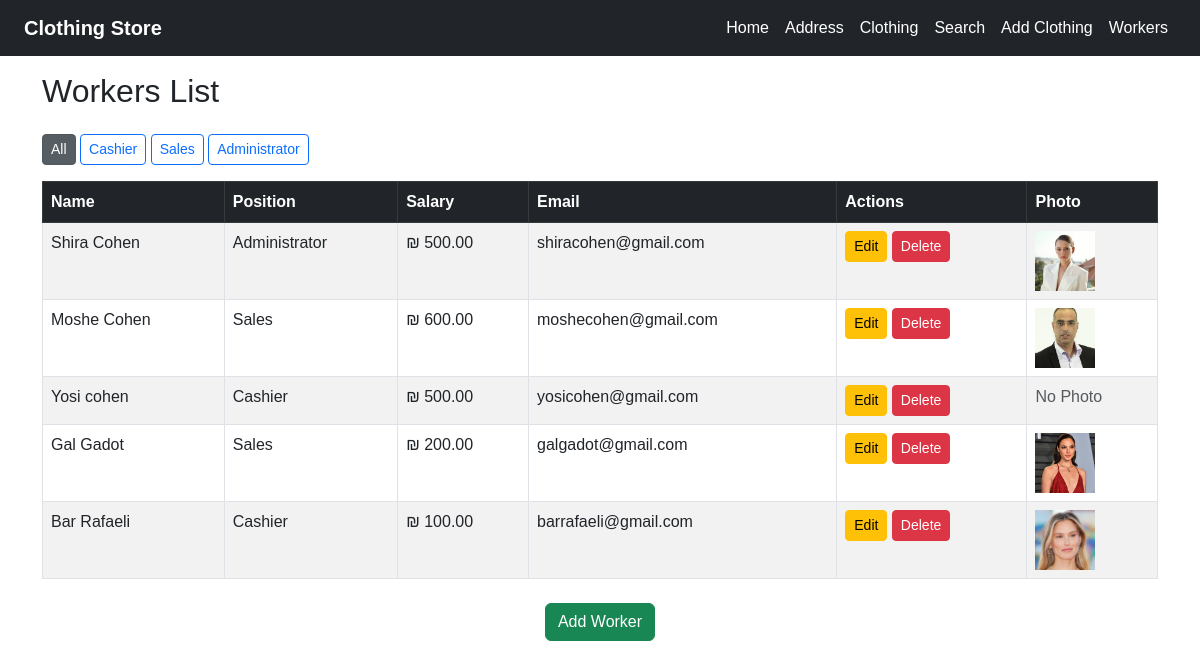
Page /workers/ on the committed database.
### workers/models.py (models this page shows, shortened)
class PositionModel(models.Model):
    name = models.CharField(max_length=100)

class WorkerModel(models.Model):
    name = models.CharField(max_length=100)
    salary = models.DecimalField(max_digits=8, decimal_places=2, validators=[MinValueValidator(0), MaxValueValidator(1000)])
    email = models.EmailField()
    position = models.ForeignKey(PositionModel, on_delete=models.CASCADE,related_name='workers')
    photo = models.ImageField(upload_to='workers_photos/', null=True, blank=True)

### workers/views.py (the view)
# urls.py: path('', views.worker_list, name='worker_list'),
def worker_list(request):
    position_id=request.GET.get('position')
    if position_id:
        workers=WorkerModel.objects.filter(position_id=position_id)
    else:
        workers=WorkerModel.objects.all()
    positions=PositionModel.objects.all()
    return render(request, 'workers/workers_list.html',{
        'workers':workers,
        'positions':positions,
        'selected_position':int(position_id) if position_id else None
    })

### workers/templates/workers/workers_list.html (shortened to what this page needs)
{% extends 'layout.html'%}
{% block content %}
<div class="container mt-5">
    <h2 class="mb-4">Workers List</h2>
     <div class="mb-3">
        <a href="{% url 'worker_list' %}" class="btn btn-secondary btn-sm {% if not selected_position %}active{% endif %}">All</a>
        {% for pos in positions %}
            <a href="?position={{ pos.id }}" class="btn btn-outline-primary btn-sm {% if selected_position == pos.id %}active{% endif %}">
                {{ pos.name }}
            </a>
        {% endfor %}
    </div>
    <table class="table table-bordered table-striped">
        <thead class="table-dark">
            <tr>
                <th>Name</th>
                <th>Position</th>
                <th>Salary</th>
                <th>Email</th>
                <th>Actions</th>
                <th>Photo</th>
            </tr>
        </thead>
        <tbody>
            {% for worker in workers %}
            <tr>
                <td>{{ worker.name }}</td>
                <td>{{ worker.position.name }}</td>
                <td>₪ {{ worker.salary }}</td>
                <td>{{ worker.email }}</td>
                <td>
                    <a href="{% url 'verify_admin' %}?next={% url 'update_worker' worker.pk %}" class="btn btn-sm btn-warning">Edit</a>
                    <a href="{% url 'verify_admin' %}?next={% url 'delete_worker' worker.pk %}" class="btn btn-sm btn-danger">Delete</a>
                </td>
                <td>
                    {% if worker.photo %}
                        <img src="{{ worker.photo.url }}" alt="{{ worker.name }}" style="width: 60px; height: 60px; object-fit: cover;">
                    {% else %}
                         <span class="text-muted">No Photo</span>
                     {% endif %}
                </td>
            </tr>
            {% empty %}
            <tr>
                <td colspan="6" class="text-center">No workers found.</td>
            </tr>
            {% endfor %}
        </tbody>
    </table>
    <div class="pagination justify-content-center mt-4">
    <a href="{% url 'verify_admin' %}" class="btn btn-success">Add Worker</a>
    </div>
</div>
{% endblock %}

### clothing_website/static/css/style.css (style rules this page uses)
* { margin: 0; padding: 0; box-sizing: border-box; }
body { font-family: Arial, sans-serif; }

### rows in the picture
PositionModel: name "Cashier"
PositionModel: name "Sales"
PositionModel: name "Administrator"
WorkerModel: name "Shira Cohen", position.name "Administrator", salary "500.00", email "shiracohen@gmail.com", photo (picture)
WorkerModel: name "Moshe Cohen", position.name "Sales", salary "600.00", email "moshecohen@gmail.com", photo (picture)
WorkerModel: name "Yosi cohen", position.name "Cashier", salary "500.00", email "yosicohen@gmail.com", shows "No Photo"
WorkerModel: name "Gal Gadot", position.name "Sales", salary "200.00", email "galgadot@gmail.com", photo (picture)
WorkerModel: name "Bar Rafaeli", position.name "Cashier", salary "100.00", email "barrafaeli@gmail.com", photo (picture)
